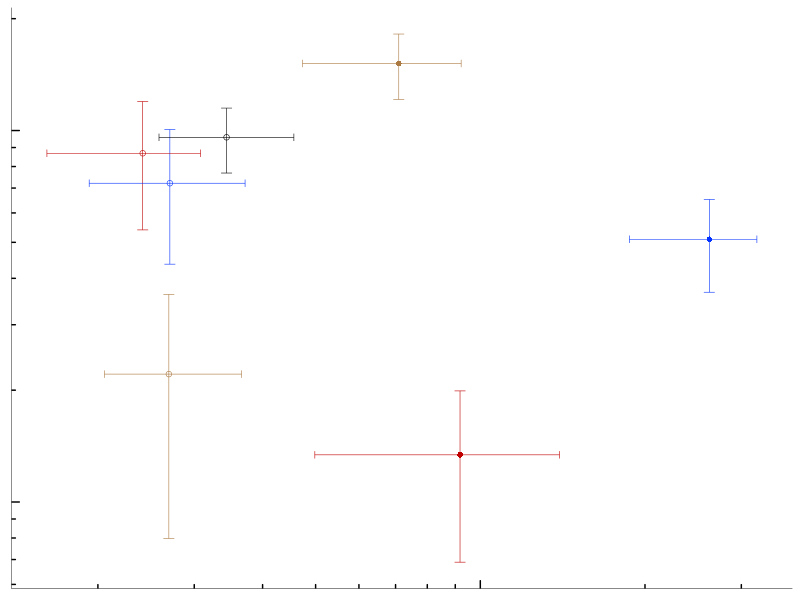
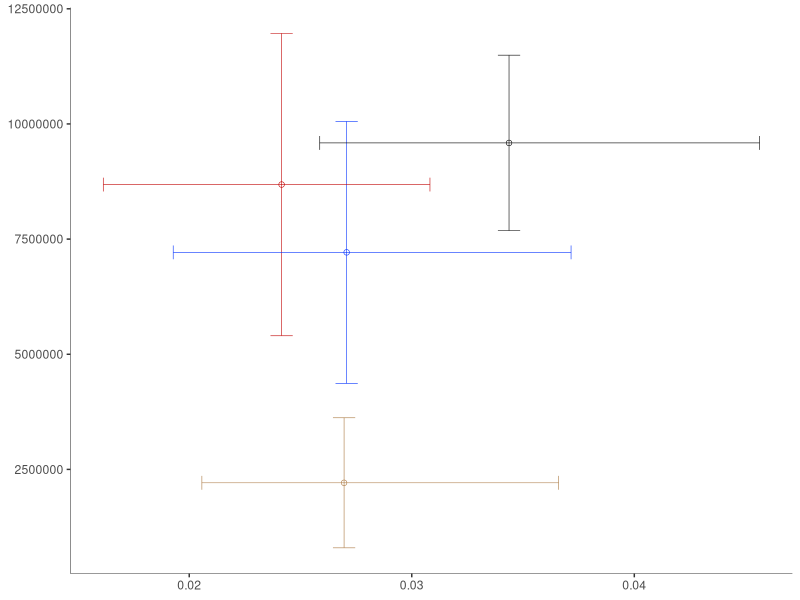

Source code (R) for these figures, in order:
## Combines count and Cnet data in one plot (day 14)
library("dplyr")
library(ggplot2)
library(scales)

# import data
count_bact <- read.csv("data/flow2_day14_bact.csv")
count_pt <- read.csv("data/flow2_day14_pt.csv")
cnet_stat <- read.csv("data/SIP_cnet_summary.csv")

# get statistics from count data
count_bact_stat <- count_bact %>%
  group_by(Treatment, Ring) %>%
  summarize(mean = mean(Abundance), 
            sd = sd(Abundance))

# merbe count and cnet in to df
count_bact_stat$Ring[count_bact_stat$Ring==1] <- 'inner'
count_bact_stat$Ring[count_bact_stat$Ring==2] <- 'outer'
df <- cnet_stat
colnames(df) <- c("treatment", "ring", "cnet_q25", "cnet_q50", "cnet_q75")
df$count_mean <- NA
df$count_sd <- NA

for (row in 1:nrow(df)){
  t <- df$treatment[row]
  r <- df$ring[row]
  df[row, 'count_mean'] <- count_bact_stat$mean[count_bact_stat$Treatment==t & count_bact_stat$Ring==r]
  df[row, 'count_sd'] <- count_bact_stat$sd[count_bact_stat$Treatment==t & count_bact_stat$Ring==r]
}


# plot
setEPS()
postscript("figures/fig5a.eps", width = 1.8, height = 1.3)

ggplot(df, aes(x=cnet_q50, y=count_mean, shape=ring, colour=treatment)) + 
  geom_point(size=1.7, stroke=0.3) + 
  geom_errorbar(aes(ymax = count_mean+count_sd, ymin = count_mean-count_sd), width=0.02, linewidth=0.2) + 
  geom_errorbarh(aes(xmax = cnet_q75, xmin = cnet_q25), height=0.02, linewidth=0.2) + 
  # scale_x_log10(breaks = trans_breaks("log10", function(x) 10^x),
  #               labels = trans_format("log10", math_format(10^.x))) +
  scale_x_continuous(trans='log10', breaks=c(0.1)) +
  scale_y_continuous(trans='log10', breaks=c(10^6, 10^7)) +
  annotation_logticks(short = unit(0.1, "cm"),
                      mid = unit(0.1, "cm"),
                      long = unit(0.2, "cm"),
                      size = 0.1) +
  scale_color_manual(values=c("#C00000", "#0432FF", "#AB7942", "#000000")) +
  # scale_fill_manual(values=c("#FFDFE1", "#D2DCFB", "#F8DFC4", "#D1D3D4")) +
    # Alcani, Devosi, Marino, none
  scale_shape_manual(values = c(16,1)) +  # Inner, outer
  theme(strip.background = element_rect(fill=NA),
        panel.background = element_rect(fill = "transparent", color = NA),
        panel.grid.major = element_blank(),
        # panel.grid.minor = element_line(colour = "grey80", linewidth=0.2),
        plot.background = element_rect(fill = "transparent", color = NA),
        panel.border = element_blank(),
        legend.position = "None",
        axis.title.x = element_blank(),
        axis.title.y = element_blank(),
        axis.text.x = element_blank(),
        axis.text.y = element_blank(),
        axis.line = element_line(size = 0.15),
        axis.ticks = element_blank()
        )

dev.off()


# plot for each ring
df_sub <- df[df$ring=='outer',]

setEPS()
postscript("figures/fig5a_outer_inset.eps", width = 3.2, height = 1)

ggplot(df_sub, aes(x=cnet_q50, y=count_mean, shape=ring, colour=treatment)) + 
  geom_point(size=1.7, stroke=0.3) + 
  geom_errorbar(aes(ymax = count_mean+count_sd, ymin = count_mean-count_sd), width=0.001, linewidth=0.2) + 
  geom_errorbarh(aes(xmax = cnet_q75, xmin = cnet_q25), height=3e5, linewidth=0.2) + 
  # scale_x_log10(breaks = trans_breaks("log10", function(x) 10^x),
  #               labels = trans_format("log10", math_format(10^.x))) +
  # scale_x_continuous(
  #   limits = c(0.02, 0.04),
    # trans='log10',
    # breaks=seq(0.02, 0.04, 0.01)
  #   ) +
  # scale_y_continuous(limits = c(0, 12e6)
                     # trans='log10',
                     # breaks=c(10^6, 10^7)
                     # ) +
  # annotation_logticks(short = unit(0.1, "cm"),
  #                     mid = unit(0.1, "cm"),
  #                     long = unit(0.2, "cm"),
  #                     size = 0.3) +
  scale_color_manual(values=c("#C00000", "#0432FF", "#AB7942", "#000000")) +
  # scale_fill_manual(values=c("#FFDFE1", "#D2DCFB", "#F8DFC4", "#D1D3D4")) +
    # Alcani, Devosi, Marino, none
  scale_shape_manual(values = c(1)) +  # Inner (16), outer (1)
  theme(strip.background = element_rect(fill=NA),
        panel.background = element_rect(fill = "transparent", color = NA),
        panel.grid.major = element_blank(),
        # panel.grid.minor = element_line(colour = "grey80", linewidth=0.2),
        plot.background = element_rect(fill = "transparent", color = NA),
        panel.border = element_blank(),
        legend.position = "None",
        axis.title.x = element_blank(),
        axis.title.y = element_blank(),
        # axis.text.x = element_blank(),
        # axis.text.y = element_blank(),
        axis.line = element_line(size = 0.15)
        # axis.ticks = element_blank()
  )

dev.off()